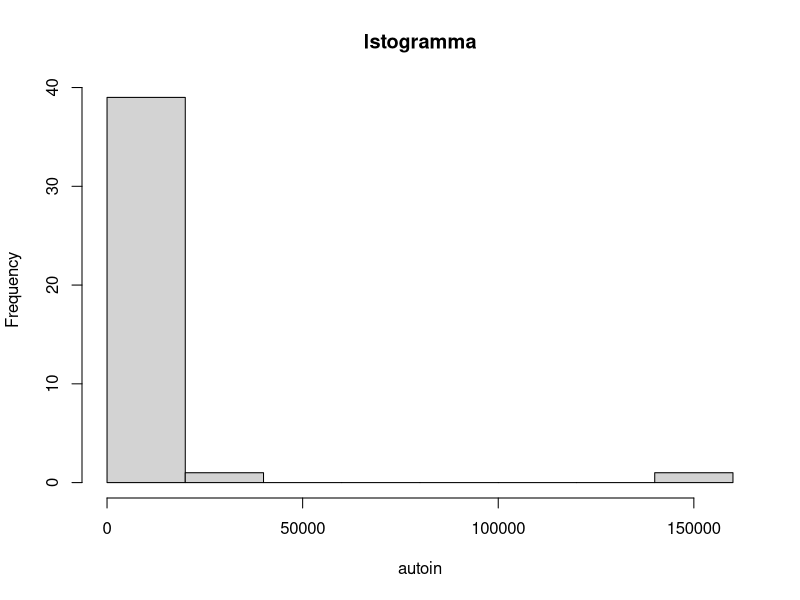
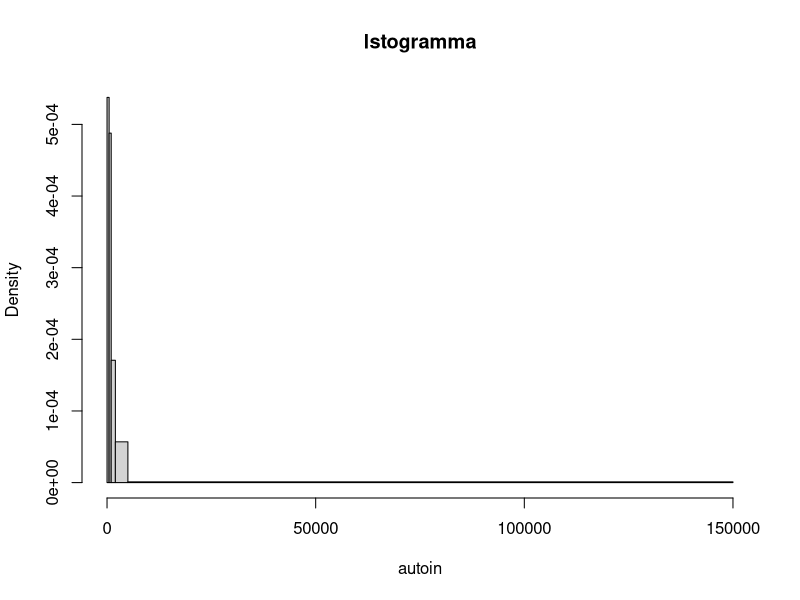
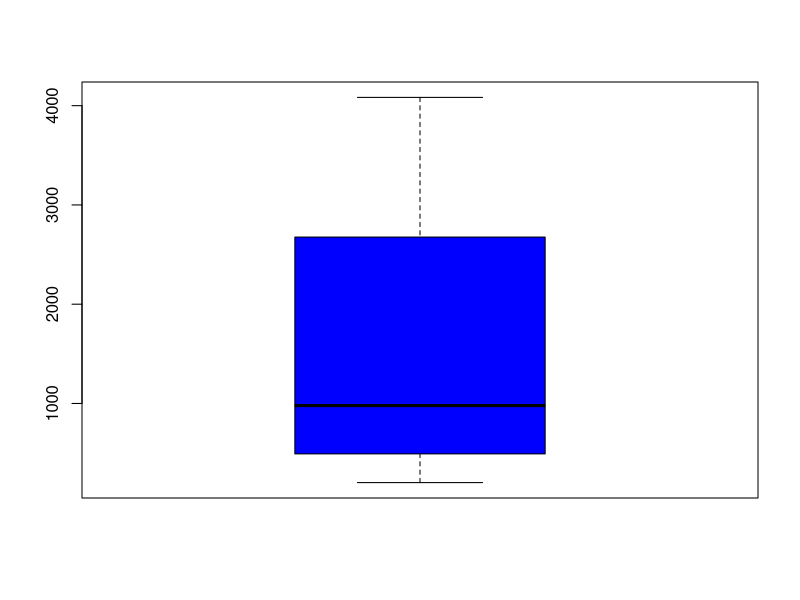

The R script that drew these images, in order:
# progetto di Calcolo della Probabilità Statistica e Matematica

# il campione riguarda il numero di autovetture coinvolte in incidenti stradali
# nelle province di campania, puglia, basilicata, calabria, sicilia
# e sardegna nel 2020


# inserisco in un vettore le modalità del carattere
autoin<-c(140109,25719,8460,1366,239,4083,426,2346,10244,1347,3541,1481,1033,
          1992,850,867,474,393,2920,978,518,891,308,225,13051,9842,979,2238,
          1184,491,492,203,2676,694,885,3209,1271,345,840,249,504)


# calcolo delle frequenze assolute
# la frequenza assoluta di una modalità è il numero di volte in cui compare
# nel campione
table(autoin)


# calcolo delle frequenze cumulate assolute
# la frequenza cumulata assoluta di una modalità è la somma delle freq.
# assolute delle modalità che la precedono e della propria freq. assoluta
cumsum(table(autoin))


# calcolo delle frequenze relative
# la frequenza relativa di una modalità è il rapporto tra la freq. assoluta ed 
# il numero totale di modalità
table(autoin)/length(autoin)


# calcolo della frequenze cumulate relative
# la frequenza cumulata relativa di una modalità è la somma delle frequenze
# relative delle modalità che la precedono e della propria freq. relativa
cumsum(table(autoin)/length(autoin))


# definisco le classi del campione, ne ho definite 5 perchè la radice quadrata
# di 41 è 6.4 e le classi che hanno meno di 5 istanze sono state accorpate in 
# altre classi
table(cut(autoin, breaks=c(1,500,1000,2000,5000,150000)))


# istogramma
# usando la funzione direttamente sul campione non si riesce a capire la 
# distribuzione dei dati, l'istogramma è troppo "piatto"
hist(autoin, main="Istogramma")


# a questo punto definisco un vettore con le classi che voglio utilizzare
brk<-c(1,500,1000,2000,5000,150000)
hist(autoin, breaks=brk, main="Istogramma")


# calcolo della media
# la media è il rapporto tra la somma dei dati numerici ed il numero di questi
# purtroppo la media viene alterata se sono presenti dei valori "fuori scala"
media<-mean(autoin)


# calcolo della moda
# dato che in R non esiste una funzione per calcolarla se ne definisce una ad hoc
# la moda rappresenta la modalità che è più frequente nel campione
mode<-function(v){
  unicov<-unique(v)
  unicov[which.max(tabulate(match(v,unicov)))]
}

moda<-mode(autoin)


# calcolo della mediana
# la taglia del campione è dispari quindi la mediana è il 21esimo elemento
# la mediana è l'elemento che divide in due parti il campione se ordinato
length(autoin)

mediana<-median(autoin)


# calcolo dei quartili
# i quartili sono valori che dividono un insieme di dati in quattro gruppi
# contenenti un numero approssimativamente uguale di elementi 
quartiliauto<-quantile(autoin)


# box plot
# outline=FALSE esclude gli outliers
boxplot(autoin, col="blue", outline=FALSE)


# calcolo della varianza campionaria
# la varianza campionaria rappresenta la variabilità dei dati in un 
# campione
varauto<-var(autoin)


# calcolo della deviazione standard
# la deviazione standard rappresenta la distanza dei dati dalla media
sdauto<-sd(autoin)

# calcolo della skewness
# l'indice di asimmetria si usa per stabilire se la distribuzione dei dati ha 
# una forma simmetrica
n<-length(autoin)
skw<-skw<-sum((autoin - media)^3) / (n*var(autoin)^(3/2))


# calcolo della curtosi
# la curtosi serve per stabilire se la distribuzione dei dati è appiattita
# dato che è > 0 ci sono più dati nelle classi centrali, la distribuzione
# è leptocurtica
curt<-sum((autoin - media)^4) / (n*var(autoin)^2) - 3
